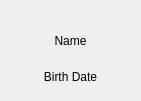
<?xml version="1.0" encoding="UTF-8"?>
<ui version="4.0">
 <class>ElementWidget</class>
 <widget class="QWidget" name="ElementWidget">
  <property name="geometry">
   <rect>
    <x>0</x>
    <y>0</y>
    <width>141</width>
    <height>101</height>
   </rect>
  </property>
  <property name="windowTitle">
   <string>Form</string>
  </property>
  <property name="windowOpacity">
   <double>0.000000000000000</double>
  </property>
  <property name="autoFillBackground">
   <bool>false</bool>
  </property>
  <widget class="QLabel" name="theIcon">
   <property name="geometry">
    <rect>
     <x>44</x>
     <y>9</y>
     <width>56</width>
     <height>56</height>
    </rect>
   </property>
   <property name="text">
    <string/>
   </property>
   <property name="pixmap">
    <pixmap resource="Resources.qrc">:/ElementWidget/Resources/male.png</pixmap>
   </property>
   <property name="scaledContents">
    <bool>true</bool>
   </property>
  </widget>
  <widget class="QLabel" name="theName">
   <property name="geometry">
    <rect>
     <x>0</x>
     <y>30</y>
     <width>141</width>
     <height>21</height>
    </rect>
   </property>
   <property name="text">
    <string>Name</string>
   </property>
   <property name="alignment">
    <set>Qt::AlignCenter</set>
   </property>
  </widget>
  <widget class="QLabel" name="theSquareLabel">
   <property name="geometry">
    <rect>
     <x>0</x>
     <y>0</y>
     <width>141</width>
     <height>101</height>
    </rect>
   </property>
   <property name="text">
    <string/>
   </property>
   <property name="pixmap">
    <pixmap resource="Resources.qrc">:/ElementWidget/Resources/square.png</pixmap>
   </property>
   <property name="scaledContents">
    <bool>true</bool>
   </property>
  </widget>
  <widget class="QLabel" name="theBirthdate">
   <property name="geometry">
    <rect>
     <x>0</x>
     <y>66</y>
     <width>141</width>
     <height>21</height>
    </rect>
   </property>
   <property name="text">
    <string>Birth Date</string>
   </property>
   <property name="alignment">
    <set>Qt::AlignCenter</set>
   </property>
  </widget>
  <zorder>theSquareLabel</zorder>
  <zorder>theIcon</zorder>
  <zorder>theName</zorder>
  <zorder>theBirthdate</zorder>
 </widget>
 <resources>
  <include location="Resources.qrc"/>
 </resources>
 <connections/>
</ui>
